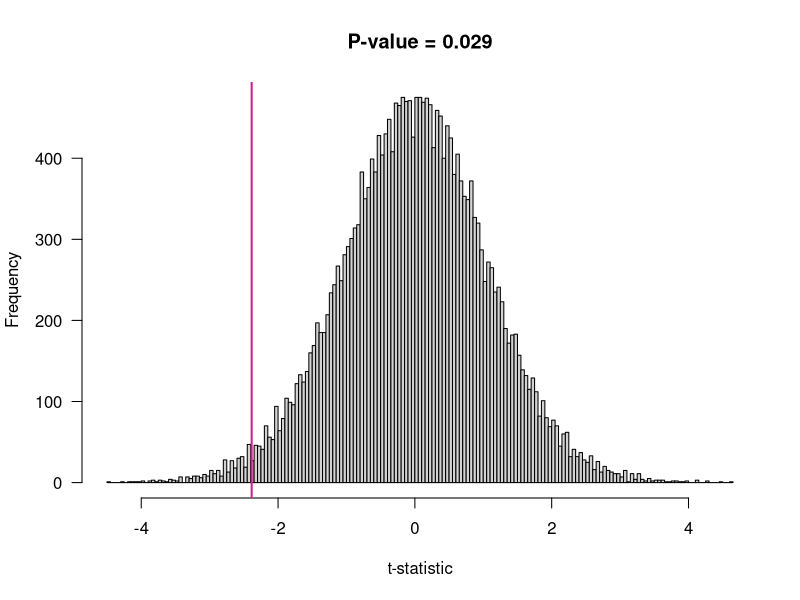

Recreate this plot in R.
## ---- chunk 1
binary.v <-
    function(n)
{
    x <- 1:(2^n)
    mx <- max(x)
    digits <- floor(log2(mx))
    ans <- 0:(digits-1); lx <- length(x)
    x <- matrix(rep(x,rep(digits, lx)),ncol=lx)
    (x %/% 2^ans) %% 2
}

# exhaustive permutation test with the t-statistic
perm.test <-
    function(x, y, var.equal=TRUE)
{
    # number of data points
    kx <- length(x)
    ky <- length(y)
    n <- kx + ky

    # Data re-compiled
    X <- c(x,y)
    z <- rep(1:0,c(kx,ky))

    tobs <- t.test(x,y,var.equal=var.equal)$statistic

    o <- binary.v(n)  # indicator of all possible samples
    o <- o[,apply(o,2,sum)==kx]
    nc <- choose(n,kx)
    allt <- 1:nc
    for(i in 1:nc) {
        xn <- X[o[,i]==1]
        yn <- X[o[,i]==0]
        allt[i] <- t.test(xn,yn,var.equal=var.equal)$statistic
    }

    attr(allt, "tobs") <- tobs

    allt
}

# some data
x <- c(6.20, 5.72, 6.07, 6.75, 5.50, 6.39, 4.30, 4.96, 5.48)
y <- c(6.49, 6.52, 6.28, 8.59, 7.18, 4.92, 6.74, 7.27)

# run the permutation test
permt <- perm.test(x, y)

# grab the observed t-statistic (saved as attribute)
tobs <- attr(permt, "tobs")

# calculate p-value
pval <- mean(abs(permt) >= abs(tobs))

# save the results to a .RData file
save(permt, tobs, pval, file="permt_results.RData")

# plot the results
pdf("hw2_plot.pdf", height=7.5, width=10, pointsize=14)
hist(permt, breaks=200, xlab="t-statistic", las=1,
     main = paste("P-value =", round(pval, 3)))
abline(v=tobs, lwd=2, col="violetred")
dev.off()
